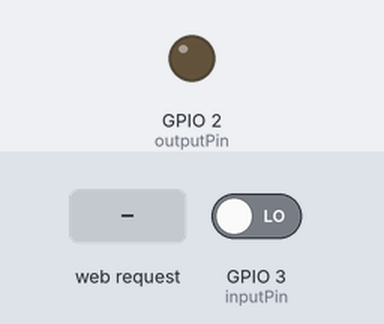
Bench run of a sketch on a simulated ESP32-C3. Shown: output pins drawn as LEDs (lit = HIGH). Inputs (shaded band) come from the test bench; at power-on: GPIO 3 (inputPin) LOW. WiFi joins after 1.5 s; servers stay silent unless stated; what the sketch prints to the serial monitor is not drawn.

Above: at 2.7 s.
2.8 s: HTTP request GET /on received
At 3.5 s:
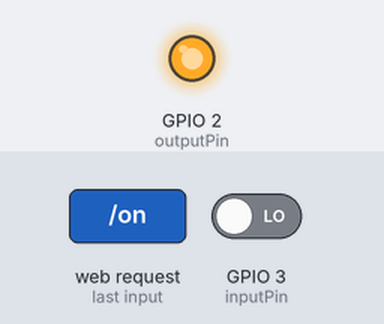
Timing chart, 0 to 6.3 s (numbered marks = the images above; inputs shaded):
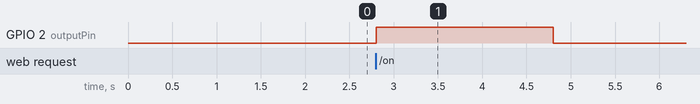

The sketch:

wol.ino
```cpp
// Device: VALTRACK_V4_MFW_ESP32_C3
#include <WiFi.h>
#include <WebServer.h>

#define SERIAL_PRINT
//#define THEXOR // OCIO! comment out this line if you != me
#ifdef THEXOR
#include "/home/io/Vaults/Segretoni/include/wifi.h"
#else
const char *ssid = "TODO: SSID";                        // <<<<<<<<<<<<<<<<<<<<<<<<<
const char *password = "TODO: PASSWORD";                // <<<<<<<<<<<<<<<<<<<<<<<<<
const char *dnsProbe = "TODO: WIFI CONNECTIVITY CHECK"; // <<<<<<<<<<<<<<<<<<<<<<
#endif

const int outputPin = 2; // Pin connesso al mosfet/rele/ecc
const int inputPin = 3;  // pin di input (sensore se il device e' acceso)
unsigned long lastWiFiCheck = 0;
const unsigned long wifiCheckInterval = 5000; // Check every 5 seconds
bool serverRunning = false;

WebServer server(80);

void sendStatus()
{
  if (digitalRead(inputPin) == LOW)
    server.send(200, "text/html", "0");
  else
    server.send(200, "text/html", "1");
}

void handleRoot()
{
  if (digitalRead(inputPin) == LOW)
    server.send(200, "text/html", "<p>Software version 2</p><h1>RTR status: OFF</h1><p><a href=\"/on\">Turn On</a></p>");
  else
    server.send(200, "text/html", "<p>Software version 2</p><h1>RTR status: ON</h1><p><a href=\"/off\">Turn Off</a></p>");
}

void handleStatus()
{
  sendStatus();
}

void commuta()
{
#ifdef SERIAL_PRINT
  Serial.println("___ PRESSING BUTTON (so to speak) ___");
#endif

  digitalWrite(outputPin, HIGH);
  delay(2000);
  digitalWrite(outputPin, LOW);
}

void handleOn()
{
  if (digitalRead(inputPin) == LOW)
    commuta();

  sendStatus();
}

void handleOff()
{
  if (digitalRead(inputPin) == HIGH)
    commuta();

  sendStatus();
}

void check_connection()
{
  unsigned long currentTime = millis();

  if (currentTime - lastWiFiCheck < wifiCheckInterval)
  {
    startWebServer();
    return; // Don't check too frequently
  }
  lastWiFiCheck = currentTime;

  if (WiFi.status() != WL_CONNECTED)
  {
    stopWebServer();

#ifdef SERIAL_PRINT
    Serial.println("**** CONNECTION LOST ****");
#endif

    WiFi.disconnect();
    WiFi.begin(ssid, password);
#ifdef SERIAL_PRINT
    Serial.println("Reconnecting to WiFi...");
#endif
    for (int k = 0; k < 10; k++)
    {
      if (WiFi.status() == WL_CONNECTED)
        break;
      delay(500);
#ifdef SERIAL_PRINT
      Serial.print(".");
#endif
    }
  }
}

void setup()
{
  pinMode(outputPin, OUTPUT);
  pinMode(inputPin, INPUT_PULLDOWN);
  digitalWrite(outputPin, LOW);

#ifdef SERIAL_PRINT
  Serial.begin(115200);
  Serial.println("WOL is starting");
  Serial.println("Connecting to WiFi...");
#endif

  WiFi.begin(ssid, password);
  for (int k = 0; k < 10; k++)
  {
    if (WiFi.status() == WL_CONNECTED)
      break;
    delay(500);
#ifdef SERIAL_PRINT
    Serial.print(".");
#endif
  }

  if (WiFi.status() == WL_CONNECTED)
  {
#ifdef SERIAL_PRINT
    Serial.println(" connected!");
    Serial.print("IP Address: ");
    Serial.println(WiFi.localIP());
#endif
  }
}

void stopWebServer()
{
  if (serverRunning)
  {
    server.close();
    serverRunning = false;
  }
}

void startWebServer()
{
  if (!serverRunning && WiFi.status() == WL_CONNECTED)
  {
    server.on("/", handleRoot);
    server.on("/on", handleOn);
    server.on("/off", handleOff);
    server.on("/status", handleStatus);

    server.begin();
    serverRunning = true;

#ifdef SERIAL_PRINT
    Serial.println("HTTP server started");
#endif
  }
}

void loop()
{
  if (serverRunning)
    server.handleClient();
  check_connection();
}
```

Measured:
- after the input at 2.8 s, GPIO 2 (outputPin): LOW → HIGH at once, → LOW 2.0 s later
